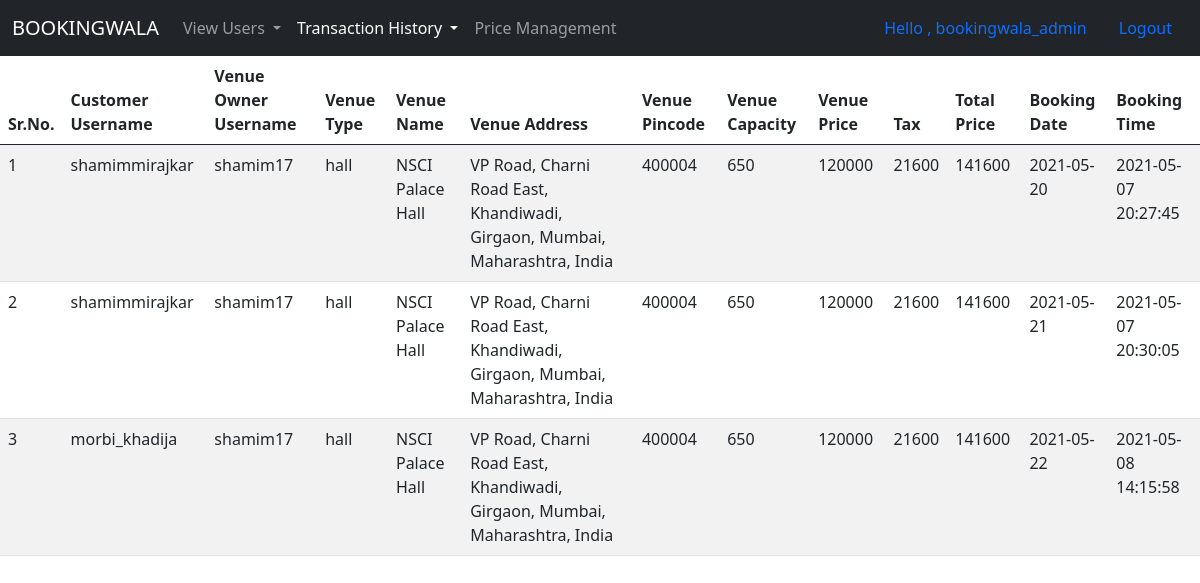
/thistorycustomerbooking.php (signed in), run on the app's committed database.
### tables this page shows
CREATE TABLE `bookings` (
  `id` int(11) NOT NULL,
  `cusername` varchar(50) NOT NULL,
  `username` varchar(50) NOT NULL,
  `venuetype` varchar(50) NOT NULL,
  `venuename` varchar(50) NOT NULL,
  `venueaddress` text NOT NULL,
  `venuepincode` int(6) NOT NULL,
  `venuecapacity` int(10) NOT NULL,
  `venueprice` int(10) NOT NULL,
  `taxvb` int(10) NOT NULL,
  `totalvb` int(10) NOT NULL,
  `bookingdate` date NOT NULL,
  `timestamp` timestamp NOT NULL DEFAULT current_timestamp()
);

### thistorycustomerbooking.php (the view, shortened to what this page needs)
<!DOCTYPE html>
<html lang="en">
<head>
    <link href="https://cdn.jsdelivr.net/npm/bootstrap@5.0.0-beta3/dist/css/bootstrap.min.css?v=<?php echo time(); ?>" rel="stylesheet">
</head>
<body>
<nav class="navbar navbar-expand-lg navbar-dark bg-dark">
    <div class="container-fluid">
      <a class="navbar-brand" href="admin.php">BOOKINGWALA</a>
      <div class="collapse navbar-collapse" id="navbarNavDropdown">
        <ul class="navbar-nav">
          <li class="nav-item dropdown">
            <a class="nav-link dropdown-toggle" href="#" id="navbarDropdownMenuLink" role="button" data-bs-toggle="dropdown" aria-expanded="false">
              View Users
            </a>
          </li>
          <li class="nav-item dropdown">
            <a class="nav-link active dropdown-toggle" href="#" id="navbarDropdownMenuLink" role="button" data-bs-toggle="dropdown" aria-expanded="false">
              Transaction History
            </a>
          </li>
          <li class="nav-item">
            <a class="nav-link" href="adminvpm.php">Price Management</a>
          </li>
        </ul>
      </div>
      <li class="nav-item d-flex">
          <a class="nav-link" href="#">Hello , <?php echo $_SESSION['ausername']; ?></a>
          <a class="nav-link" href="logout.php">Logout</a>
        </li>
    </div>
  </nav>
<table class="table table-striped">
  <thead>
    <tr>
      <th scope="col">Sr.No.</th>
      <th scope="col">Customer Username</th>
      <th scope="col">Venue Owner Username</th>
      <th scope="col">Venue Type</th>
      <th scope="col">Venue Name</th>
      <th scope="col">Venue Address</th>
      <th scope="col">Venue Pincode</th>
      <th scope="col">Venue Capacity</th>
      <th scope="col">Venue Price</th>
      <th scope="col">Tax</th>
      <th scope="col">Total Price</th>
      <th scope="col">Booking Date</th>
      <th scope="col">Booking Time</th>
    </tr>
  </thead>
  <tbody>
  <?php
            include 'database.php';
            $sql = "SELECT * FROM `bookings`";
            $result = mysqli_query($conn , $sql);
            $sno = 0;
            while($row = mysqli_fetch_assoc($result)){
            $sno = $sno + 1;
            echo "<tr>
            <td>". $sno . "</td>
            <td>". $row['cusername'] . "</td>
            <td>". $row['username'] . "</td>
            <td>". $row['venuetype'] . "</td>
            <td>". $row['venuename'] . "</td>
            <td>". $row['venueaddress'] . "</td>
            <td>". $row['venuepincode'] . "</td>
            <td>". $row['venuecapacity'] . "</td>
            <td>". $row['venueprice'] . "</td>
            <td>". $row['taxvb'] . "</td>
            <td>". $row['totalvb'] . "</td>
            <td>". $row['bookingdate'] . "</td>
            <td>". $row['timestamp'] . "</td>
          </tr>";}
        ?>
  </tbody>
</table>
</body>
</html>

### data on the page
bookings: cusername "shamimmirajkar", username "shamim17", venuetype "hall", venuename "NSCI Palace Hall", venueaddress "VP Road, Charni Road East, Khandiwadi, Girgaon, Mumbai, Maharashtra, India", venuepincode "400004", venuecapacity "650", venueprice "120000", taxvb "21600", totalvb "141600", bookingdate "2021-05-20", timestamp "2021-05-07 20:27:45"
bookings: cusername "shamimmirajkar", username "shamim17", venuetype "hall", venuename "NSCI Palace Hall", venueaddress "VP Road, Charni Road East, Khandiwadi, Girgaon, Mumbai, Maharashtra, India", venuepincode "400004", venuecapacity "650", venueprice "120000", taxvb "21600", totalvb "141600", bookingdate "2021-05-21", timestamp "2021-05-07 20:30:05"
bookings: cusername "morbi_khadija", username "shamim17", venuetype "hall", venuename "NSCI Palace Hall", venueaddress "VP Road, Charni Road East, Khandiwadi, Girgaon, Mumbai, Maharashtra, India", venuepincode "400004", venuecapacity "650", venueprice "120000", taxvb "21600", totalvb "141600", bookingdate "2021-05-22", timestamp "2021-05-08 14:15:58"

### other printed values
$_SESSION['ausername'] "bookingwala_admin"
